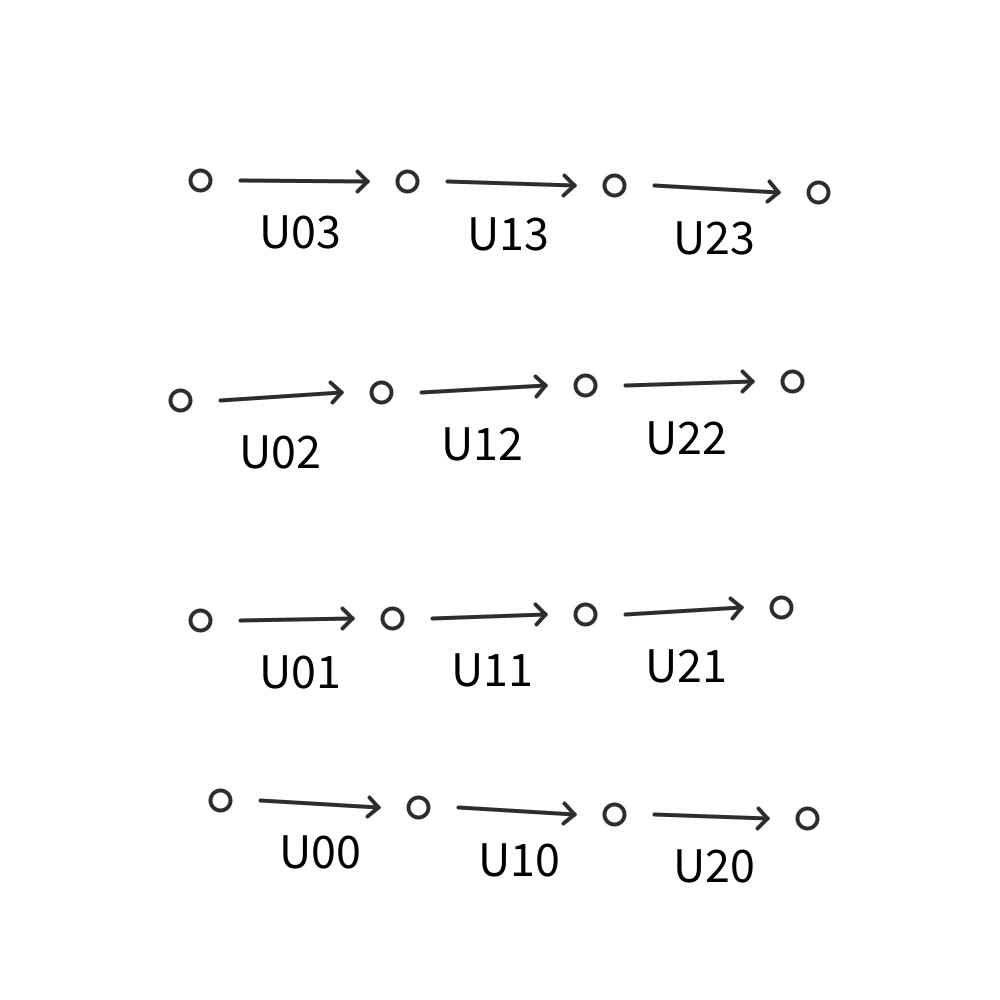
Frame 1 (no input)
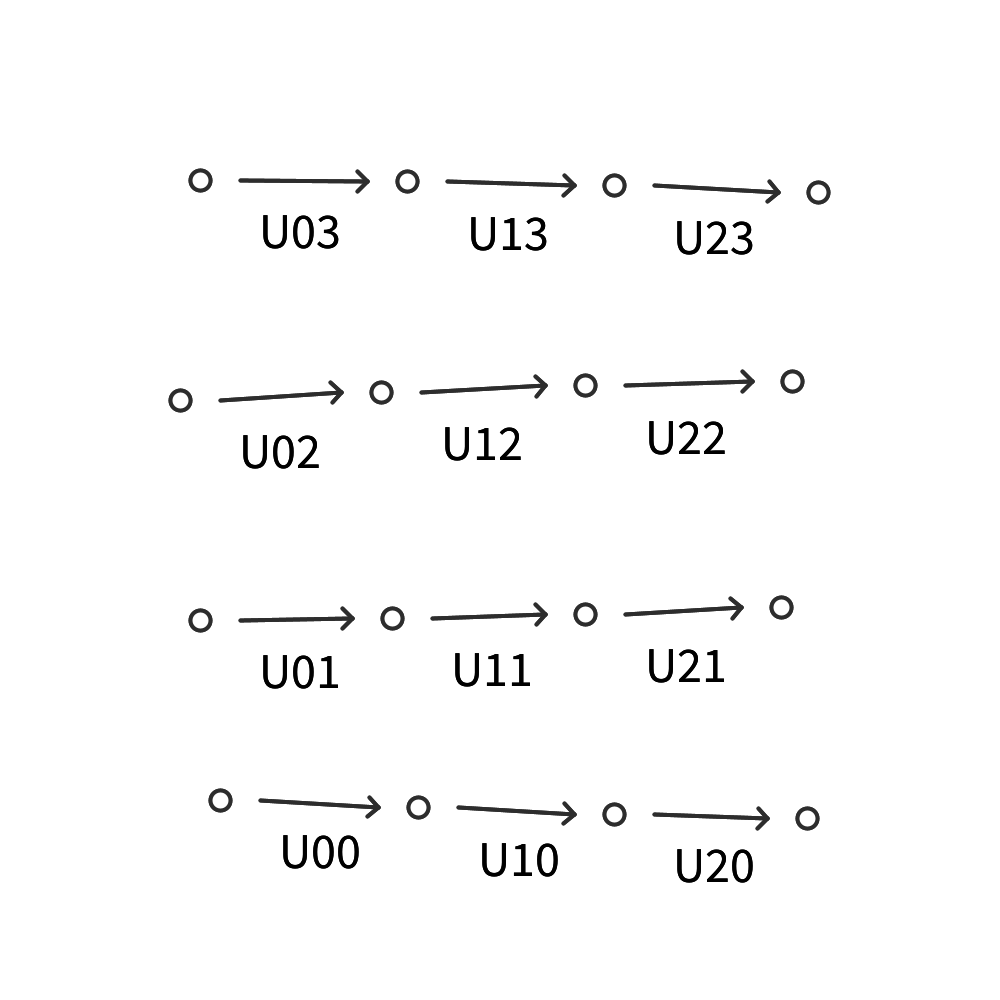
Frame 2 (the mouse pressed at the canvas centre, redrawn once)

The Processing sketch that drew these frames (run headless with seeded random() and noise(); the mouse was pressed at the canvas centre and the sketch redrawn once):

// Processing sketch: ControlPointFigures
// ── ControlPointFigures.pde
int resolution = 128;
PGraphics g;

void setup()
{
  // Call this first to set the width and height variables to the correct sizes.
  //fullScreen();
  //size(512, 512);
  size(1000, 1000);
  g = createGraphics(width, height);
}


void draw()
{
    g.beginDraw();
  
    background(255);
  
    g.stroke(45, 45, 45);
        
    g.strokeWeight(4);

    int n = 4;
    float[] control_x = new float[n*n];
    float[] control_y = new float[n*n];
  
    // The size of squares on the grid.
    int size = width/(n + 1);
  
  
    // NOTE, bottom left is index 0,0, x increases to the right, y increases towards the top of the screen.
  
    for(int i = 0; i < n*n; i++)
    {
      float angle = 2*PI*i/n/n;
      float r = size /10.0;
      control_x[i] = (i % 4) * size + size + r*cos(angle);
      control_y[i] = height - size - (i / 4) * size + r*sin(angle);
    }
    
    for(int r = 0; r < n; r++)
    for(int c = 0; c < n; c++)
    {
      g.fill(255);
      int index = r*4 + c;
      
      float gap = size/5;
      
      // Up line.
      if(r < n - 1)
      {        
        //g.line(control_x[index], control_y[index], control_x[index + 4], control_y[index + 4]);
        //drawArrow(control_x[index], control_y[index] - gap, control_x[index + 4], control_y[index + 4] + gap, 10, g);
      }

      if(c < n - 1)
      {
        //g.line(control_x[index], control_y[index], control_x[index + 1], control_y[index + 1]);
        drawArrow(control_x[index] + gap, control_y[index], control_x[index + 1] - gap, control_y[index + 1], 10, g);
      }

      float x = control_x[index];
      float y = control_y[index];
      
      g.ellipse(x, y, size/10.0, size/10.0);
      
      g.textAlign(CENTER, CENTER);
      g.fill(0, 0, 0);
      g.textSize(size/4.0);
      
      if(c < n -1) // Draw u tangent labels.
      g.text("U" + c + r, x + size/2, y + size/4);
      
      
      //if(r > 0) // Draw v tangent labels.
      //g.text("V" + c + (r - 1), x + size/3, y + size/2);
    }

  g.endDraw();
  image(g, 0, 0);

  g.save("output.png");
  noLoop();
}



void keyPressed()
{
  
  // If the user presses space, then this program will save a nice transparent image of the fractal in the local file output.png.
  if (key == ' ')
  {
    save("output.png");
    
  }
}

// Draws an arrow from 1 pointing to 2.
void drawArrow(float x1, float y1, float x2, float y2, float head_length, PGraphics g)
{
  g.line(x1, y1, x2, y2);
  
  float dx = x2 - x1;
  float dy = y2 - y1;
  float mag = dist(x1, y1, x2, y2);
  
  float par_x = dx/mag;
  float par_y = dy/mag;
  
  float perp_x = -par_y;
  float perp_y =  par_x;

  // Draw one of the arrow heads.
  g.line(x2, y2, x2 - par_x*head_length + perp_x*head_length,
    y2 - par_y*head_length + perp_y*head_length);
    
  // Draw the other.
  g.line(x2, y2, x2 - par_x*head_length - perp_x*head_length,
                 y2 - par_y*head_length - perp_y*head_length);
}
